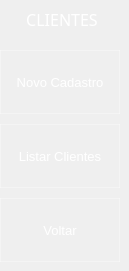
    <widget class="QWidget" name="page_4">
     <widget class="QToolButton" name="bttn_listClient">
      <property name="geometry">
       <rect>
        <x>0</x>
        <y>124</y>
        <width>120</width>
        <height>64</height>
       </rect>
      </property>
      <property name="sizePolicy">
       <sizepolicy hsizetype="Preferred" vsizetype="Preferred">
        <horstretch>0</horstretch>
        <verstretch>0</verstretch>
       </sizepolicy>
      </property>
      <property name="font">
       <font>
        <pointsize>10</pointsize>
       </font>
      </property>
      <property name="styleSheet">
       <string notr="true">QToolButton {
    background-color: rgba(0,0,0,0);
    border: 1px solid rgba(255, 255, 255, 0.3); /* Borda branca translúcida */
    color:  rgba(255, 255, 255,255); 
}

QToolButton:hover {
     background-color: rgba(255, 255, 255, 30);
    border-color: rgba(255, 255, 255,255); 
}

QToolButton:pressed {
    background-color: #339CFF; /* Azul acinzentado */
border-color: #66BFFF; /* Azul escuro */
color:#003366;
}
</string>
      </property>
      <property name="text">
       <string>Listar Clientes</string>
      </property>
      <property name="icon">
       <iconset>
        <normaloff>../Icones/list_24dp_E3E3E3_FILL0_wght400_GRAD0_opsz24.png</normaloff>../Icones/list_24dp_E3E3E3_FILL0_wght400_GRAD0_opsz24.png</iconset>
      </property>
      <property name="iconSize">
       <size>
        <width>32</width>
        <height>32</height>
       </size>
      </property>
      <property name="toolButtonStyle">
       <enum>Qt::ToolButtonTextUnderIcon</enum>
      </property>
     </widget>
     <widget class="QToolButton" name="bttn_back">
      <property name="geometry">
       <rect>
        <x>0</x>
        <y>198</y>
        <width>120</width>
        <height>64</height>
       </rect>
      </property>
      <property name="sizePolicy">
       <sizepolicy hsizetype="Preferred" vsizetype="Preferred">
        <horstretch>0</horstretch>
        <verstretch>0</verstretch>
       </sizepolicy>
      </property>
      <property name="font">
       <font>
        <pointsize>10</pointsize>
       </font>
      </property>
      <property name="styleSheet">
       <string notr="true">QToolButton {
    background-color: rgba(0, 0, 0, 0);          /* Fundo transparente */
    border: 1px solid rgba(255, 255, 255, 0.3);  /* Borda branca translúcida */
    color: rgba(255, 255, 255, 255);             /* Texto branco */
}

QToolButton:hover {
    background-color: rgba(255, 255, 255, 30);   /* Fundo branco fraco no hover */
    border-color: rgba(255, 255, 255, 255);      /* Borda branca sólida */
}

QToolButton:pressed {
    background-color: #FF3333;                   /* Vermelho (RGB 255, 51, 51) */
    border-color: #FF6666;                       /* Vermelho claro para borda */
    color: white;                                /* Texto branco (contraste) */
}</string>
      </property>
      <property name="text">
       <string>Voltar</string>
      </property>
      <property name="icon">
       <iconset>
        <normaloff>../Icones/keyboard_return_24dp_E3E3E3_FILL0_wght400_GRAD0_opsz24.png</normaloff>../Icones/keyboard_return_24dp_E3E3E3_FILL0_wght400_GRAD0_opsz24.png</iconset>
      </property>
      <property name="iconSize">
       <size>
        <width>32</width>
        <height>32</height>
       </size>
      </property>
      <property name="toolButtonStyle">
       <enum>Qt::ToolButtonTextUnderIcon</enum>
      </property>
     </widget>
     <widget class="QLabel" name="label">
      <property name="geometry">
       <rect>
        <x>0</x>
        <y>0</y>
        <width>120</width>
        <height>40</height>
       </rect>
      </property>
      <property name="font">
       <font>
        <family>Montserrat Medium</family>
        <pointsize>12</pointsize>
        <weight>50</weight>
        <bold>false</bold>
       </font>
      </property>
      <property name="styleSheet">
       <string notr="true">QLabel {
	background-color: qlineargradient(spread:pad, x1:0, y1:0, x1:0, y1:1, 
                                 stop:0 rgba(0, 50, 150, 255), 
                                 stop:1 rgba(51, 156, 255, 255));
	color: rgb(255, 255, 255);
    border: 1one;                         /* Remove borda padrão */
    
    /* Arredonda apenas os cantos superiores */
    border-top-left-radius: 15px;
    border-top-right-radius: 15px;
    border-bottom-left-radius: 0px;
    border-bottom-right-radius: 0px;
    
    padding: 8px;                         /* Espaçamento interno */
}
</string>
      </property>
      <property name="text">
       <string>&lt;html&gt;&lt;head/&gt;&lt;body&gt;&lt;p align=&quot;center&quot;&gt;&lt;span style=&quot; color:#ffffff;&quot;&gt;CLIENTES&lt;/span&gt;&lt;/p&gt;&lt;/body&gt;&lt;/html&gt;</string>
      </property>
     </widget>
     <widget class="QToolButton" name="bttn_newClient">
      <property name="geometry">
       <rect>
        <x>0</x>
        <y>50</y>
        <width>120</width>
        <height>64</height>
       </rect>
      </property>
      <property name="sizePolicy">
       <sizepolicy hsizetype="Preferred" vsizetype="Preferred">
        <horstretch>0</horstretch>
        <verstretch>0</verstretch>
       </sizepolicy>
      </property>
      <property name="font">
       <font>
        <pointsize>10</pointsize>
       </font>
      </property>
      <property name="styleSheet">
       <string notr="true">QToolButton {
    background-color: rgba(0,0,0,0);
    border: 1px solid rgba(255, 255, 255, 0.3); /* Borda branca translúcida */
    color:  rgba(255, 255, 255,255); 
}

QToolButton:hover {
     background-color: rgba(255, 255, 255, 30);
    border-color: rgba(255, 255, 255,255); 
}

QToolButton:pressed {
    background-color: #339CFF; /* Azul acinzentado */
border-color: #66BFFF; /* Azul escuro */
color:#003366;
}
</string>
      </property>
      <property name="text">
       <string>Novo Cadastro</string>
      </property>
      <property name="icon">
       <iconset>
        <normaloff>../Icones/person_add_24dp_E3E3E3_FILL0_wght400_GRAD0_opsz24.png</normaloff>../Icones/person_add_24dp_E3E3E3_FILL0_wght400_GRAD0_opsz24.png</iconset>
      </property>
      <property name="iconSize">
       <size>
        <width>32</width>
        <height>32</height>
       </size>
      </property>
      <property name="toolButtonStyle">
       <enum>Qt::ToolButtonTextUnderIcon</enum>
      </property>
     </widget>
    </widget>
